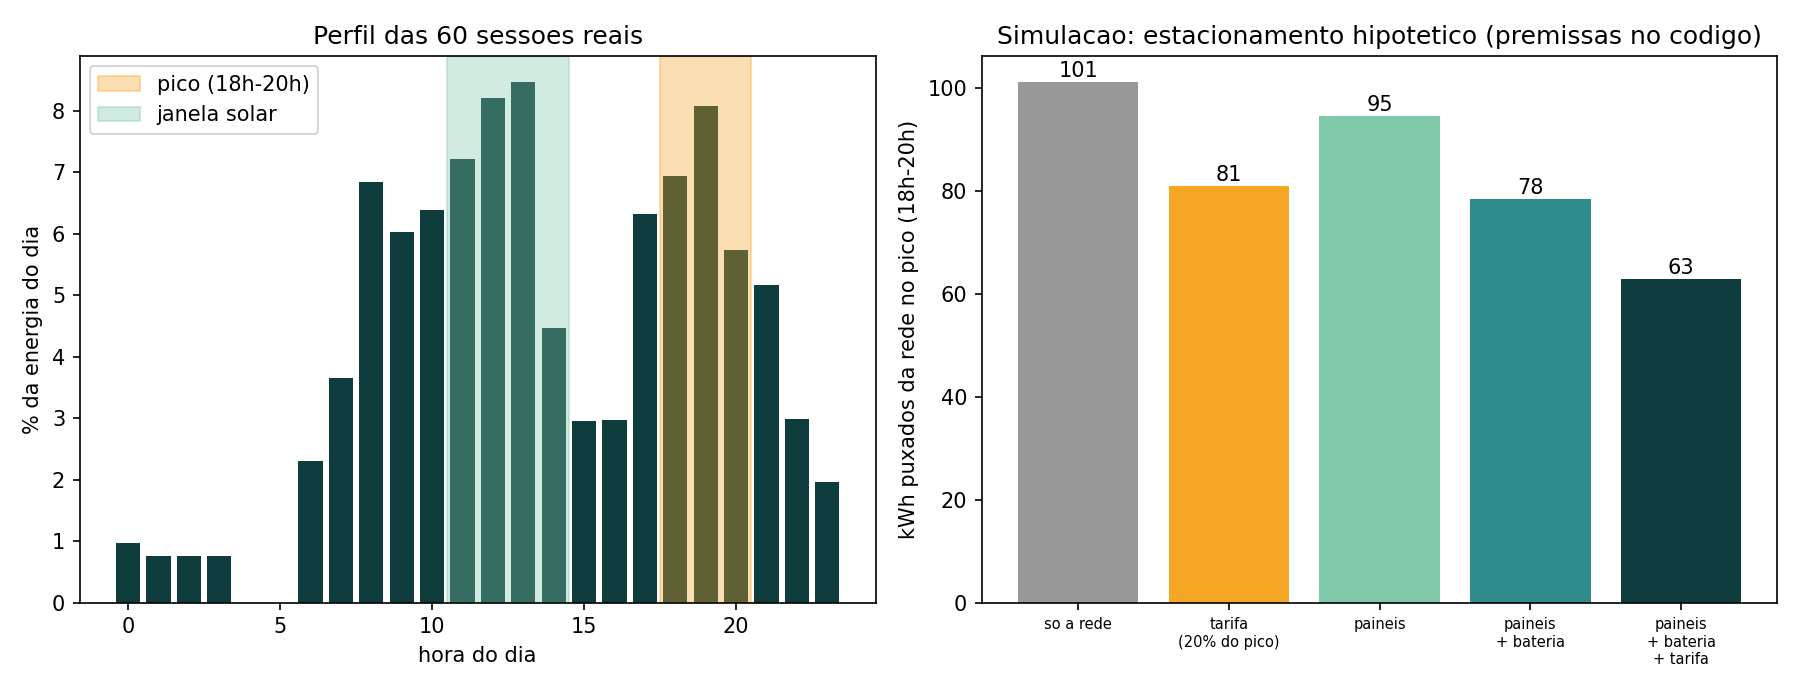

The Python source for this figure:
"""
simulacao_impacto.py - simulacao de impacto do ChargeGrid Intelligence
EV Challenge 2026 - GoodWe / FIAP

O que este arquivo é (e o que nao é):
  Uma SIMULACAO, nao uma medicao. O sistema nao tem inversor, carregador
  nem bateria reais conectados, entao nao da pra medir CO2 evitado de
  verdade. O que da pra fazer, e é o que este script faz, é estimar o efeito
  da tarifa dinamica e de uma bateria usando duas coisas:
    1) o perfil por hora das 60 sessoes reais da base (chatbot/dados_rag.json);
    2) premissas escritas aqui embaixo, que qualquer um pode trocar e rodar
       de novo.
  Os resultados dependem dessas premissas. Nenhuma delas veio de medicao
  feita pelo grupo.

Como rodar:
  python simulacao_impacto.py            (so a tabela no terminal)
  python simulacao_impacto.py --grafico  (tambem salva simulacao_impacto.png)
"""

import json
import os
import sys

BASE = os.path.dirname(os.path.abspath(__file__))
ARQUIVO_SESSOES = os.path.join(BASE, "..", "chatbot", "dados_rag.json")

# ---------------------------------------------------------------------------
# Premissas (troque aqui e rode de novo)
# ---------------------------------------------------------------------------

# Mesma curva sintética de backend/solar_optimizer.py (_CURVA_FALLBACK):
# fracao da geracao maxima do dia, hora a hora.
CURVA_SOLAR = [
    0.00, 0.00, 0.00, 0.00, 0.00, 0.02,
    0.08, 0.20, 0.38, 0.58, 0.76, 0.90,
    0.98, 1.00, 0.95, 0.82, 0.62, 0.40,
    0.18, 0.05, 0.00, 0.00, 0.00, 0.00,
]
TAMANHO_JANELA_SOLAR = 4          # igual ao solar_optimizer.py
HORAS_PICO = (18, 19, 20)         # HORA_INICIO_PICO..HORA_FIM_PICO do motor
HORAS_MADRUGADA = tuple(range(0, 6))

# Fatores de tarifa que dependem so do horario (ev_chargegrid.ia_calcular_tarifa).
# Ocupacao e previsao da IA tambem entram na tarifa real, mas ficam de fora
# aqui pra isolar o efeito do horario.
FATOR_PICO = 1.30
FATOR_SOLAR = 0.90
FATOR_MADRUGADA = 0.80

# Duracao media de uma sessao na base: 2,58 h. Arredondada pra 3 h: a energia
# de cada sessao e espalhada em 3 horas a partir da hora de inicio.
DURACAO_SESSAO_H = 3

# Quanto da recarga do pico migraria pra janela solar por causa do desconto.
# NAO ha dado de comportamento real do motorista: e um cenario, nao previsao.
FRACOES_DESLOCAMENTO = (0.10, 0.20, 0.30)
FRACAO_PADRAO = 0.20

# Estacionamento hipotetico, so pra dar escala em kWh (premissas do grupo).
SESSOES_POR_DIA = 20
PV_KWP = 50.0                     # potencia instalada de paineis
PV_PRODUCAO_KWH_POR_KWP_DIA = 4.5 # premissa tipica de Sao Paulo
BATERIA_KWH = 100.0               # capacidade util
BATERIA_EFIC_CARGA = 0.95         # carga e descarga: 0,95 * 0,95 = 0,90 de ida e volta
BATERIA_EFIC_DESCARGA = 0.95

# Fatores de emissao em kg CO2 por kWh (= tCO2/MWh).
#  - Media da rede: 0,0289, MCTI, abril/2025 (via Cenario Energia).
#  - Termica a gas (ciclo combinado), ciclo de vida: 0,490, IPCC AR5, Anexo III.
#  - Solar fotovoltaica de telhado, ciclo de vida: 0,041, IPCC AR5, Anexo III.
EF_REDE_MEDIA = 0.0289
EF_GAS = 0.490
EF_SOLAR = 0.041


# ---------------------------------------------------------------------------
# Perfil de carga das 60 sessoes
# ---------------------------------------------------------------------------

def carregar_perfil_base():
    """kWh por hora do dia (lista de 24), somando as 60 sessoes reais.
    A energia de cada sessao é dividida igualmente nas DURACAO_SESSAO_H horas
    seguintes ao inicio (volta pra 0h depois das 23h)."""
    with open(ARQUIVO_SESSOES, encoding="utf-8") as f:
        dados = json.load(f)
    perfil = [0.0] * 24
    for linha in dados["sessoes_por_hora"]:
        energia = linha["total_sessoes"] * linha["consumo_medio_kwh"]
        for i in range(DURACAO_SESSAO_H):
            perfil[(linha["hora"] + i) % 24] += energia / DURACAO_SESSAO_H
    return perfil


def escalar(perfil, total):
    soma = sum(perfil)
    return [x * total / soma for x in perfil]


def janela_solar():
    ordem = sorted(range(24), key=lambda h: CURVA_SOLAR[h], reverse=True)
    return sorted(ordem[:TAMANHO_JANELA_SOLAR])


def fator_tarifa(h, janela):
    if h in HORAS_PICO:
        return FATOR_PICO
    if h in HORAS_MADRUGADA:
        return FATOR_MADRUGADA
    if h in janela:
        return FATOR_SOLAR
    return 1.0


def deslocar(perfil, fracao, janela):
    """Move `fracao` da energia de cada hora de pico, em partes iguais,
    pras horas da janela solar."""
    novo = list(perfil)
    movido = 0.0
    for h in HORAS_PICO:
        tira = perfil[h] * fracao
        novo[h] -= tira
        movido += tira
    for h in janela:
        novo[h] += movido / len(janela)
    return novo, movido


# ---------------------------------------------------------------------------
# Parte 1: efeito da tarifa por horario
# ---------------------------------------------------------------------------

def resumo_periodos(perfil, janela):
    total = sum(perfil)
    pico = sum(perfil[h] for h in HORAS_PICO)
    solar = sum(perfil[h] for h in janela)
    madr = sum(perfil[h] for h in HORAS_MADRUGADA)
    return {
        "pico_pct": 100 * pico / total,
        "janela_solar_pct": 100 * solar / total,
        "madrugada_pct": 100 * madr / total,
        "outras_pct": 100 * (total - pico - solar - madr) / total,
        "hora_mais_carregada": max(range(24), key=lambda h: perfil[h]),
        "pct_hora_mais_carregada": 100 * max(perfil) / total,
    }


def parte_tarifa(perfil_base, janela):
    total = sum(perfil_base)
    fator_base = sum(perfil_base[h] * fator_tarifa(h, janela) for h in range(24)) / total
    saida = {"base": resumo_periodos(perfil_base, janela), "cenarios": {}}
    for fr in FRACOES_DESLOCAMENTO:
        novo, movido = deslocar(perfil_base, fr, janela)
        fator_novo = sum(novo[h] * fator_tarifa(h, janela) for h in range(24)) / total
        saida["cenarios"][fr] = {
            "energia_movida_pct_do_dia": 100 * movido / total,
            "fator_medio_base": fator_base,
            "fator_medio_novo": fator_novo,
            "conta_menor_pct": 100 * (1 - fator_novo / fator_base),
            "pct_hora_mais_carregada": 100 * max(novo) / total,
            "preco_kwh_movido_menor_pct": 100 * (1 - FATOR_SOLAR / FATOR_PICO),
        }
    return saida


# ---------------------------------------------------------------------------
# Parte 2: paineis + bateria num estacionamento hipotetico
# ---------------------------------------------------------------------------

def geracao_pv():
    """kWh gerados por hora, escalados pra producao diaria da premissa."""
    soma = sum(CURVA_SOLAR)
    alvo = PV_KWP * PV_PRODUCAO_KWH_POR_KWP_DIA
    return [c * alvo / soma for c in CURVA_SOLAR]


def simular_dia(carga, usar_pv, usar_bateria):
    """Devolve (importacao da rede por hora, energia solar usada direto,
    energia entregue pela bateria). Bateria comeca vazia, carrega so com a
    sobra solar e so descarrega nas horas de pico."""
    pv = geracao_pv() if usar_pv else [0.0] * 24
    soc = 0.0
    rede = [0.0] * 24
    solar_direto = 0.0
    da_bateria = 0.0
    for h in range(24):
        direto = min(carga[h], pv[h])
        sobra = pv[h] - direto
        falta = carga[h] - direto
        solar_direto += direto
        if usar_bateria and sobra > 0:
            cabe = (BATERIA_KWH - soc) / BATERIA_EFIC_CARGA
            entra = min(sobra, cabe)
            soc += entra * BATERIA_EFIC_CARGA
        if usar_bateria and h in HORAS_PICO and falta > 0 and soc > 0:
            entrega = min(falta, soc * BATERIA_EFIC_DESCARGA)
            soc -= entrega / BATERIA_EFIC_DESCARGA
            da_bateria += entrega
            falta -= entrega
        rede[h] = falta
    return rede, solar_direto, da_bateria


def co2_kg(rede, solar_direto, da_bateria, ponta_fossil):
    total = 0.0
    for h in range(24):
        if ponta_fossil and h in HORAS_PICO:
            total += rede[h] * EF_GAS
        else:
            total += rede[h] * EF_REDE_MEDIA
    total += (solar_direto + da_bateria) * EF_SOLAR
    return total


def parte_bateria(perfil_base, janela):
    energia_dia = SESSOES_POR_DIA * carregar_media_sessao()
    carga_base = escalar(perfil_base, energia_dia)
    carga_desl, _ = deslocar(carga_base, FRACAO_PADRAO, janela)

    casos = [
        ("Sem nada (so a rede)", carga_base, False, False),
        ("Tarifa desloca 20% do pico", carga_desl, False, False),
        ("Paineis", carga_base, True, False),
        ("Paineis + bateria", carga_base, True, True),
        ("Paineis + bateria + tarifa", carga_desl, True, True),
    ]
    base_rede, _, _ = simular_dia(carga_base, False, False)
    base_pico = sum(base_rede[h] for h in HORAS_PICO)
    base_total = sum(base_rede)
    base_co2 = {
        "media": co2_kg(base_rede, 0, 0, False),
        "ponta_fossil": co2_kg(base_rede, 0, 0, True),
    }

    saida = {"energia_dia_kwh": energia_dia, "casos": []}
    for nome, carga, pv, bat in casos:
        rede, direto, da_bat = simular_dia(carga, pv, bat)
        pico = sum(rede[h] for h in HORAS_PICO)
        total_rede = sum(rede)
        co2_m = co2_kg(rede, direto, da_bat, False)
        co2_f = co2_kg(rede, direto, da_bat, True)
        saida["casos"].append({
            "nome": nome,
            "rede_total_kwh": total_rede,
            "rede_pico_kwh": pico,
            "rede_pico_menos_pct": 100 * (1 - pico / base_pico),
            "solar_no_total_pct": 100 * (direto + da_bat) / sum(carga),
            "da_bateria_kwh": da_bat,
            "co2_media_kg": co2_m,
            "co2_ponta_fossil_kg": co2_f,
            "co2_ponta_fossil_menos_pct": 100 * (1 - co2_f / base_co2["ponta_fossil"]),
            "co2_media_menos_pct": 100 * (1 - co2_m / base_co2["media"]),
            "rede_por_hora": rede,
            "carga_por_hora": carga,
        })
    saida["geracao_pv_kwh_dia"] = sum(geracao_pv())
    return saida


def carregar_media_sessao():
    with open(ARQUIVO_SESSOES, encoding="utf-8") as f:
        return json.load(f)["metricas_gerais"]["consumo_medio_kwh"]


# ---------------------------------------------------------------------------
# Saida
# ---------------------------------------------------------------------------

def imprimir(res_tarifa, res_bat, janela):
    b = res_tarifa["base"]
    print("PARTE 1 - tarifa por horario, com o perfil das 60 sessoes reais")
    print(f"  Janela solar usada: {janela[0]}h a {janela[-1]}h | pico: {HORAS_PICO[0]}h a {HORAS_PICO[-1]}h")
    print(f"  Energia no pico: {b['pico_pct']:.1f}% | na janela solar: {b['janela_solar_pct']:.1f}% | "
          f"madrugada: {b['madrugada_pct']:.1f}% | outras: {b['outras_pct']:.1f}%")
    print(f"  Hora mais carregada: {b['hora_mais_carregada']}h, com {b['pct_hora_mais_carregada']:.1f}% da energia do dia")
    for fr, c in res_tarifa["cenarios"].items():
        print(f"  Se {int(fr*100)}% da recarga do pico migrar pro sol: "
              f"{c['energia_movida_pct_do_dia']:.1f}% da energia do dia muda de horario, "
              f"hora mais carregada cai pra {c['pct_hora_mais_carregada']:.1f}%, "
              f"conta media {c['conta_menor_pct']:.1f}% menor "
              f"(cada kWh movido fica {c['preco_kwh_movido_menor_pct']:.0f}% mais barato)")
    print()
    print(f"PARTE 2 - estacionamento hipotetico: {SESSOES_POR_DIA} sessoes/dia = {res_bat['energia_dia_kwh']:.0f} kWh/dia, "
          f"{PV_KWP:.0f} kWp (gera {res_bat['geracao_pv_kwh_dia']:.0f} kWh/dia), bateria {BATERIA_KWH:.0f} kWh")
    cab = f"  {'Caso':<30}{'Rede (kWh)':>11}{'Rede pico':>11}{'Pico -%':>9}{'Solar %':>9}{'CO2 media':>11}{'CO2 ponta fossil':>18}"
    print(cab)
    for c in res_bat["casos"]:
        print(f"  {c['nome']:<30}{c['rede_total_kwh']:>11.0f}{c['rede_pico_kwh']:>11.0f}"
              f"{c['rede_pico_menos_pct']:>8.0f}%{c['solar_no_total_pct']:>8.0f}%"
              f"{c['co2_media_kg']:>9.1f} kg{c['co2_ponta_fossil_kg']:>11.1f} kg ({c['co2_ponta_fossil_menos_pct']:.0f}% menos)")


def desenhar(perfil, res_bat, janela):
    import matplotlib
    matplotlib.use("Agg")
    import matplotlib.pyplot as plt

    fig, (a1, a2) = plt.subplots(1, 2, figsize=(12, 4.6))
    horas = list(range(24))
    total = sum(perfil)
    a1.bar(horas, [100 * x / total for x in perfil], color="#0F3D3E")
    a1.axvspan(HORAS_PICO[0] - .5, HORAS_PICO[-1] + .5, color="#F5A623", alpha=.35, label="pico (18h-20h)")
    a1.axvspan(janela[0] - .5, janela[-1] + .5, color="#7FC8A9", alpha=.35, label="janela solar")
    a1.set_title("Perfil das 60 sessoes reais")
    a1.set_xlabel("hora do dia")
    a1.set_ylabel("% da energia do dia")
    a1.legend()

    nomes = ["so a rede", "tarifa\n(20% do pico)", "paineis", "paineis\n+ bateria", "paineis\n+ bateria\n+ tarifa"]
    vals = [c["rede_pico_kwh"] for c in res_bat["casos"]]
    cores = ["#999999", "#F5A623", "#7FC8A9", "#2E8B8B", "#0F3D3E"]
    a2.bar(range(len(vals)), vals, color=cores)
    a2.set_xticks(range(len(vals)))
    a2.set_xticklabels(nomes, fontsize=7)
    a2.set_ylabel("kWh puxados da rede no pico (18h-20h)")
    a2.set_title("Simulacao: estacionamento hipotetico (premissas no codigo)")
    for i, v in enumerate(vals):
        a2.text(i, v + 1, f"{v:.0f}", ha="center")
    fig.tight_layout()
    fig.savefig(os.path.join(BASE, "simulacao_impacto.png"), dpi=150)


def main():
    perfil = carregar_perfil_base()
    janela = janela_solar()
    res_tarifa = parte_tarifa(perfil, janela)
    res_bat = parte_bateria(perfil, janela)
    imprimir(res_tarifa, res_bat, janela)

    saida_json = {
        "premissas": {
            "sessoes_por_dia": SESSOES_POR_DIA, "pv_kwp": PV_KWP,
            "pv_kwh_por_kwp_dia": PV_PRODUCAO_KWH_POR_KWP_DIA, "bateria_kwh": BATERIA_KWH,
            "ef_rede_media": EF_REDE_MEDIA, "ef_gas": EF_GAS, "ef_solar": EF_SOLAR,
            "fracao_padrao": FRACAO_PADRAO,
        },
        "tarifa": {str(k): v for k, v in res_tarifa["cenarios"].items()},
        "base": res_tarifa["base"],
        "bateria": [{k: v for k, v in c.items() if k not in ("rede_por_hora", "carga_por_hora")} for c in res_bat["casos"]],
    }
    with open(os.path.join(BASE, "simulacao_impacto_resultados.json"), "w", encoding="utf-8") as f:
        json.dump(saida_json, f, ensure_ascii=False, indent=2)

    if "--grafico" in sys.argv:
        desenhar(perfil, res_bat, janela)


if __name__ == "__main__":
    main()
